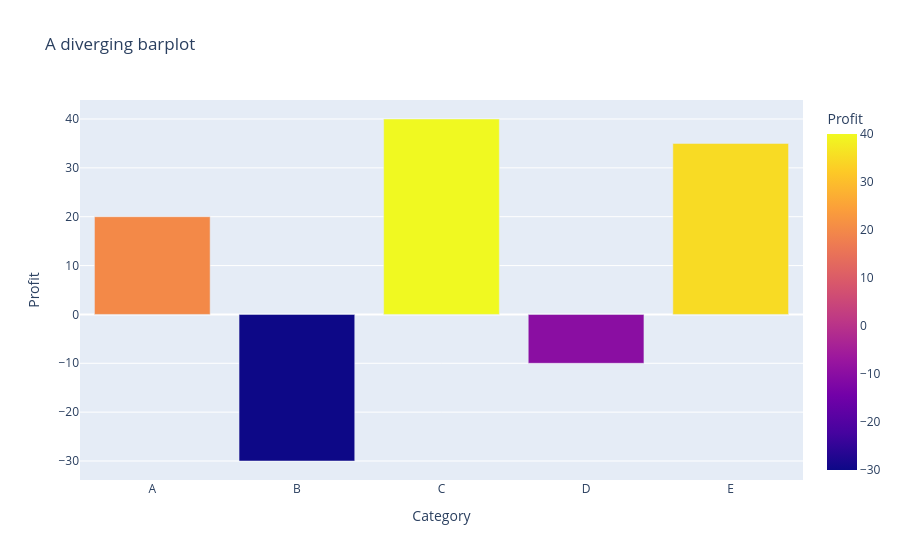

The notebook cell this image was saved under:
### Code cell
## Diverging bar
px.bar(
    df,
    x = "Category",
    y = "Profit",
    color = "Profit",
    barmode = "relative",
    title = "A diverging barplot"
).show()

### Figure 1 — Plotly figure (JSON) as saved in the notebook; plotly's stock layout.template omitted (floating-point values rounded to 4 significant figures)
{"data": [{"hovertemplate": "Category=%{x}<br>Profit=%{marker.color}<extra></extra>", "legendgroup": "", "marker": {"color": [20, -30, 40, -10, 35], "coloraxis": "coloraxis", "pattern": {"shape": ""}}, "name": "", "orientation": "v", "showlegend": false, "textposition": "auto", "type": "bar", "x": ["A", "B", "C", "D", "E"], "xaxis": "x", "y": [20, -30, 40, -10, 35], "yaxis": "y"}], "layout": {"barmode": "relative", "coloraxis": {"colorbar": {"title": {"text": "Profit"}}, "colorscale": [[0, "#0d0887"], [0.1111, "#46039f"], [0.2222, "#7201a8"], [0.3333, "#9c179e"], [0.4444, "#bd3786"], [0.5556, "#d8576b"], [0.6667, "#ed7953"], [0.7778, "#fb9f3a"], [0.8889, "#fdca26"], [1, "#f0f921"]]}, "legend": {"tracegroupgap": 0}, "title": {"text": "A diverging barplot"}, "xaxis": {"anchor": "y", "domain": [0, 1], "title": {"text": "Category"}}, "yaxis": {"anchor": "x", "domain": [0, 1], "title": {"text": "Profit"}}}}
